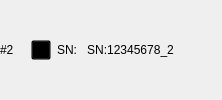
              <widget class="QWidget" name="widget_camera2" native="true">
               <layout class="QHBoxLayout" name="horizontalLayout_6">
                <property name="leftMargin">
                 <number>0</number>
                </property>
                <property name="topMargin">
                 <number>0</number>
                </property>
                <property name="rightMargin">
                 <number>0</number>
                </property>
                <property name="bottomMargin">
                 <number>0</number>
                </property>
                <item>
                 <widget class="QLabel" name="label_14">
                  <property name="text">
                   <string>#2  </string>
                  </property>
                 </widget>
                </item>
                <item>
                 <spacer name="horizontalSpacer_6">
                  <property name="orientation">
                   <enum>Qt::Horizontal</enum>
                  </property>
                  <property name="sizeType">
                   <enum>QSizePolicy::Fixed</enum>
                  </property>
                  <property name="sizeHint" stdset="0">
                   <size>
                    <width>5</width>
                    <height>20</height>
                   </size>
                  </property>
                 </spacer>
                </item>
                <item>
                 <widget class="QPushButton" name="pbt_camera2">
                  <property name="sizePolicy">
                   <sizepolicy hsizetype="Fixed" vsizetype="Fixed">
                    <horstretch>0</horstretch>
                    <verstretch>0</verstretch>
                   </sizepolicy>
                  </property>
                  <property name="minimumSize">
                   <size>
                    <width>20</width>
                    <height>20</height>
                   </size>
                  </property>
                  <property name="maximumSize">
                   <size>
                    <width>20</width>
                    <height>20</height>
                   </size>
                  </property>
                  <property name="styleSheet">
                   <string notr="true">QPushButton
{   
    border-image:  url(:/image/camera_off.png);
    background:transparent; 
}

QPushButton:checked
{
    border-image: url(:/image/camera.png);
}
</string>
                  </property>
                  <property name="text">
                   <string/>
                  </property>
                  <property name="checkable">
                   <bool>true</bool>
                  </property>
                 </widget>
                </item>
                <item>
                 <widget class="QLabel" name="label_36">
                  <property name="text">
                   <string>SN:</string>
                  </property>
                 </widget>
                </item>
                <item>
                 <widget class="QPushButton" name="pbt_SN2">
                  <property name="text">
                   <string>SN:12345678_2</string>
                  </property>
                  <property name="checkable">
                   <bool>true</bool>
                  </property>
                  <property name="flat">
                   <bool>true</bool>
                  </property>
                 </widget>
                </item>
                <item>
                 <spacer name="horizontalSpacer_7">
                  <property name="orientation">
                   <enum>Qt::Horizontal</enum>
                  </property>
                  <property name="sizeHint" stdset="0">
                   <size>
                    <width>44</width>
                    <height>20</height>
                   </size>
                  </property>
                 </spacer>
                </item>
               </layout>
              </widget>
